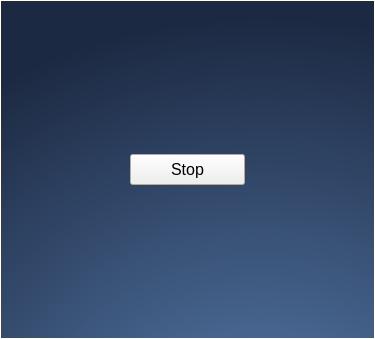
<?xml version="1.0" encoding="UTF-8"?>
<ui version="4.0">
 <class>Form</class>
 <widget class="QWidget" name="Form">
  <property name="geometry">
   <rect>
    <x>0</x>
    <y>0</y>
    <width>375</width>
    <height>339</height>
   </rect>
  </property>
  <property name="windowTitle">
   <string>Form</string>
  </property>
  <property name="styleSheet">
   <string notr="true">QWidget#Form {
background: qradialgradient(cx: 0.7, cy: 1.4, fx: 0.7, fy: 1.4, radius: 1.35, stop: 0 #597fb0, stop: 1 #1c2942);
color: rgb(0, 0, 0);
border: 1px solid #ffffff;
}</string>
  </property>
  <layout class="QGridLayout" name="gridLayout">
   <item row="0" column="0">
    <widget class="QPushButton" name="pushButton">
     <property name="sizePolicy">
      <sizepolicy hsizetype="Maximum" vsizetype="Fixed">
       <horstretch>0</horstretch>
       <verstretch>0</verstretch>
      </sizepolicy>
     </property>
     <property name="font">
      <font>
       <pointsize>12</pointsize>
      </font>
     </property>
     <property name="styleSheet">
      <string notr="true">padding: 5px 40px;</string>
     </property>
     <property name="text">
      <string>Stop</string>
     </property>
    </widget>
   </item>
  </layout>
 </widget>
 <resources/>
 <connections/>
</ui>
